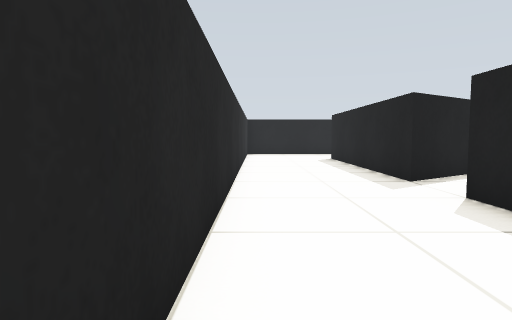
[1] (above)

21 first-person views from a walk through a robot-simulator world made for Gazebo. The camera is 0.51 m above the floor, tilts 4° down and sees 75° across. The floor is counted in squares, 0.5 m on a side. Each view is taken from the middle of a square. On the plan, view 1 faces up. The plan holds only what a view shows up to about 13 squares ahead; the rest is blank.

[2]
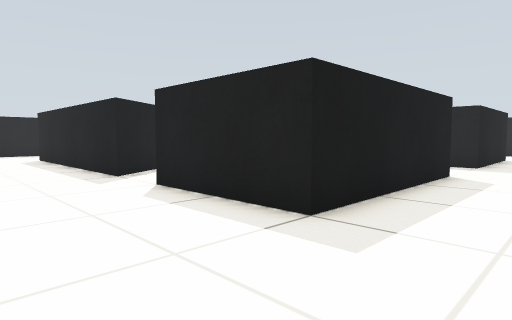

[3]
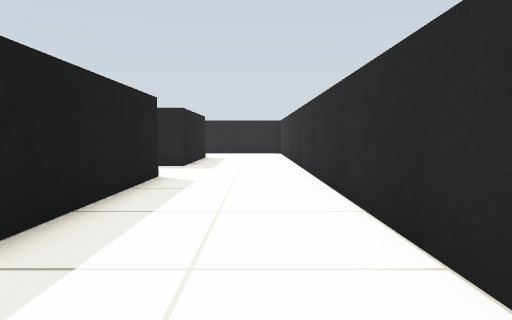

[4]
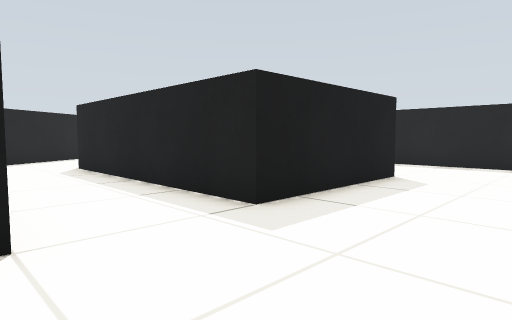

[5]
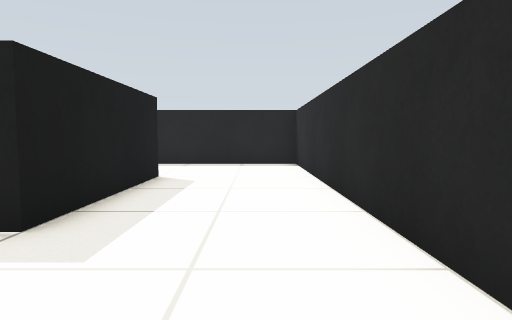

[6]
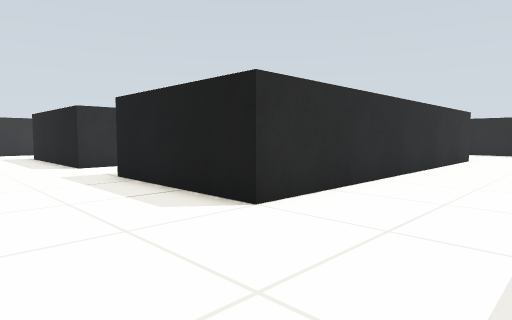

[7]
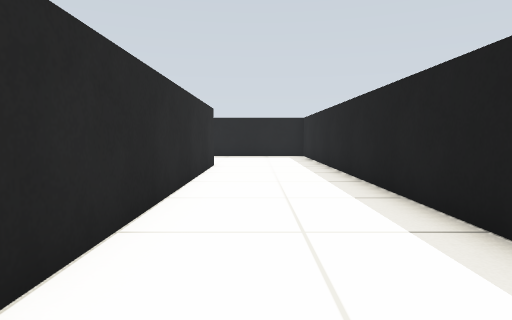

[8]
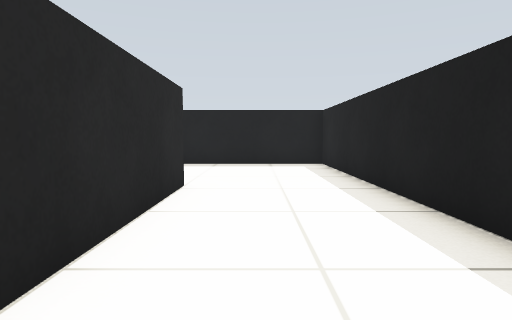

[9]
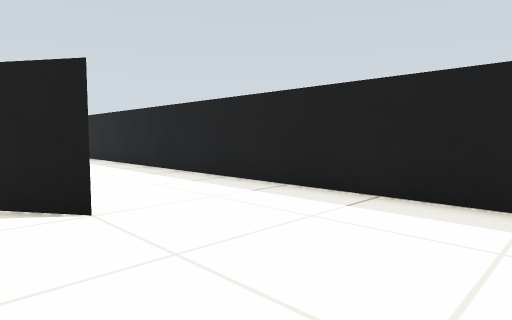

[10]
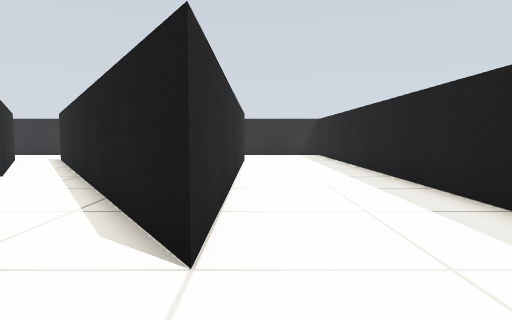

[11]
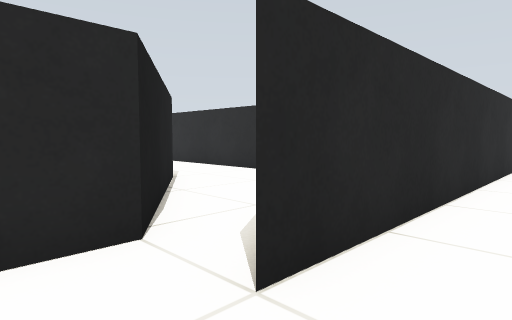

[12]
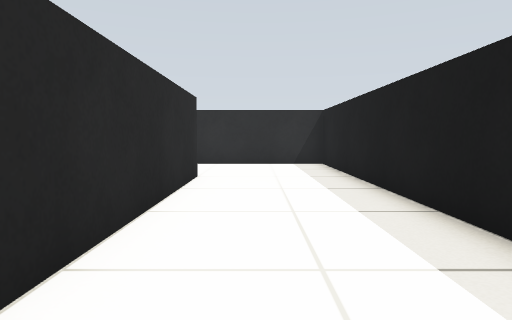

[13]
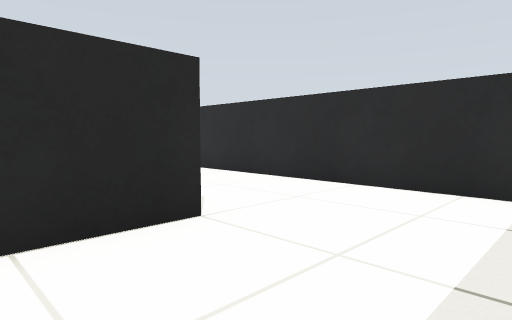

[14]
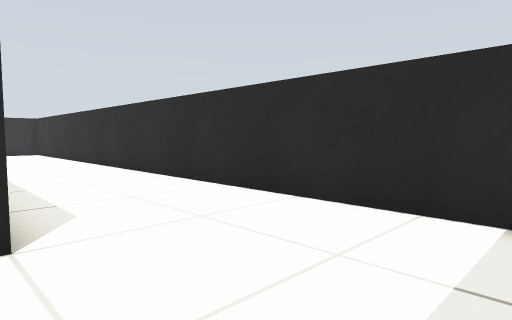

[15]
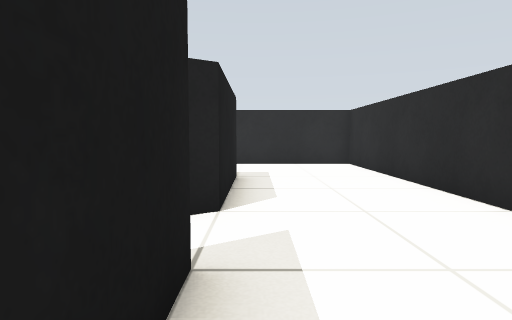

[16]
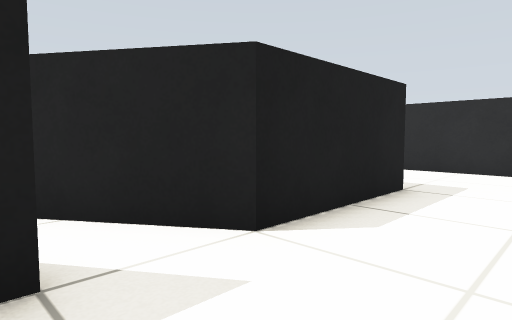

[17]
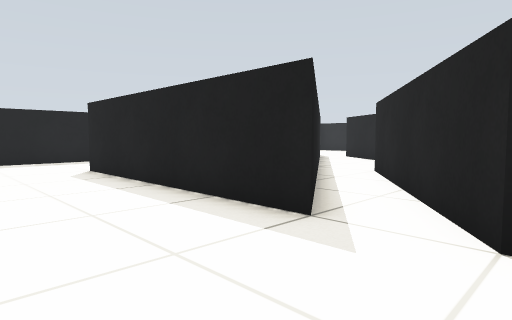

[18]
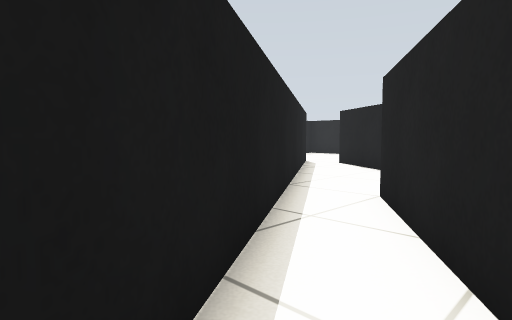

[19]
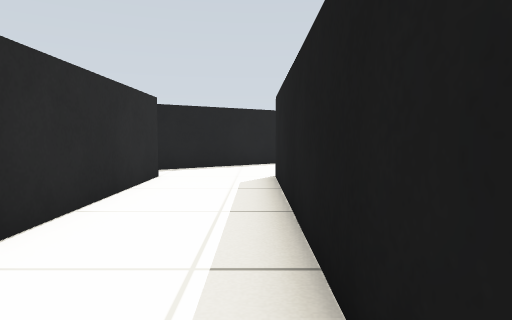

[20]
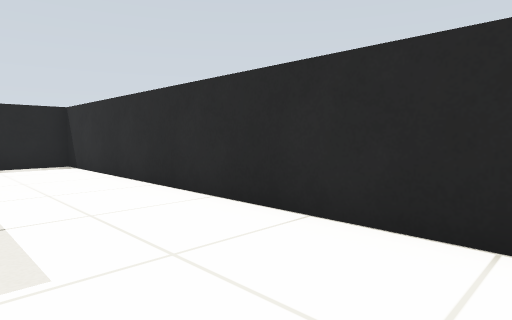

[21]
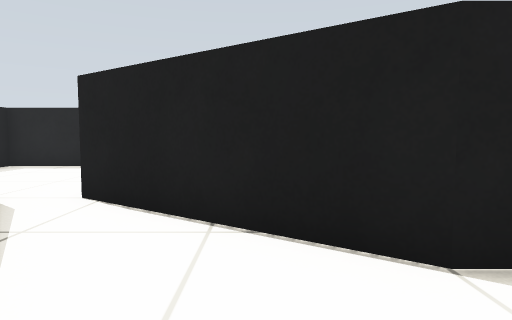

### Floor plan
Key: @ floor where view 1 was taken; # wall or solid block; . floor; B black block.
Columns run from 1 left of view 1 to 22 right of it. Each row starts with its distance up from view 1.
 20 ########################
 19 #......................#
 18 #......................#
 17 #......................#
 16 #......................#
 15 #....############......#
 14 #....#      ###..##....#
 13 #....#     ###..###....#
 12 #....#    ##...####....#
 11 #....#  ###....#  #....#
 10 #....####.....##  #....#
  9 #....###..B...#   #....#
  8 #....#..BBB...#   #....#
  7 #......BB B...#   #....#
  6 #....BB   B...#   #....#
  5 #....B    B...#   #....#
  4 #....B    B...#   #....#
  3 #....B    B...#   #....#
  2 #....BBBBBB...#####....#
  1 #......................#
  0 #@.....................#
 -1 #......................#
 -2 #......................#
 -3 ########################

Where each view was taken, in squares from view 1:
view 1: 0 up, 0 right, facing up
view 2: 1 down, 0 right, facing up-right
view 3: 1 down, 1 right, facing right
view 4: 2 down, 9 right, facing up-right
view 5: 1 down, 9 right, facing right
view 6: 2 down, 21 right, facing up-left
view 7: 2 up, 19 right, facing up
view 8: 7 up, 19 right, facing up
view 9: 14 up, 20 right, facing up-left
view 10: 16 up, 18 right, facing left
view 11: 17 up, 17 right, facing down-left
view 12: 17 up, 12 right, facing left
view 13: 19 up, 6 right, facing down-left
view 14: 19 up, 4 right, facing down-left
view 15: 10 up, 3 right, facing down
view 16: 8 up, 1 right, facing down-right
view 17: 5 up, 0 right, facing up-right
view 18: 7 up, 4 right, facing up-right
view 19: 1 up, 12 right, facing up
view 20: 1 up, 9 right, facing down-right
view 21: 11 up, 10 right, facing right
